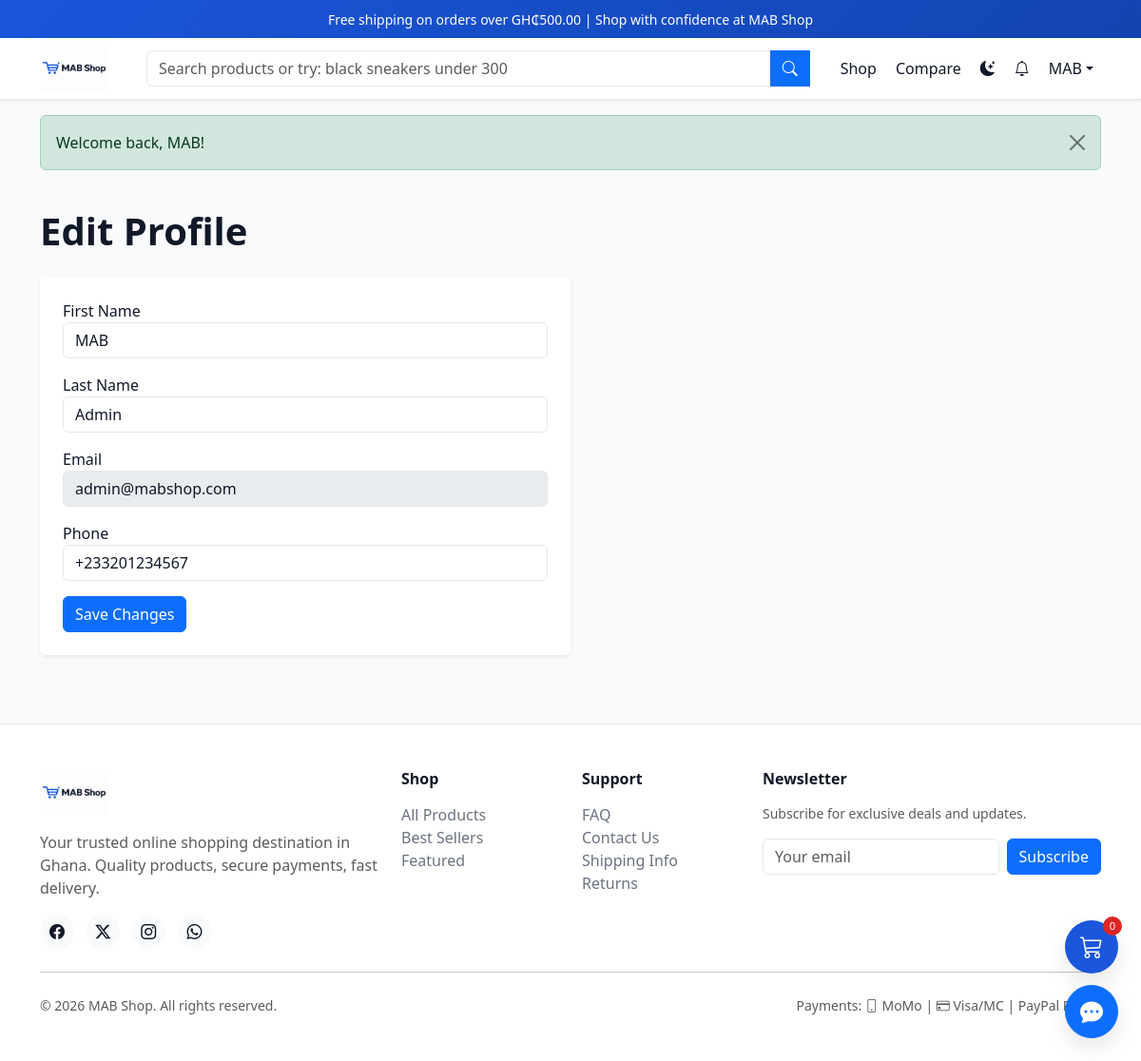
The app's page /profile.php (signed in) with its own data.
### tables this page shows
CREATE TABLE IF NOT EXISTS users (
    id INT UNSIGNED AUTO_INCREMENT PRIMARY KEY,
    email VARCHAR(255) NOT NULL UNIQUE,
    password_hash VARCHAR(255) NOT NULL,
    first_name VARCHAR(100) NOT NULL,
    last_name VARCHAR(100) NOT NULL,
    phone VARCHAR(20) DEFAULT NULL,
    avatar VARCHAR(255) DEFAULT NULL,
    role ENUM('customer', 'admin', 'moderator') DEFAULT 'customer',
    email_verified TINYINT(1) DEFAULT 0,
    email_verification_token VARCHAR(64) DEFAULT NULL,
    password_reset_token VARCHAR(64) DEFAULT NULL,
    password_reset_expires DATETIME DEFAULT NULL,
    remember_token VARCHAR(64) DEFAULT NULL,
    google_id VARCHAR(100) DEFAULT NULL,
    facebook_id VARCHAR(100) DEFAULT NULL,
    is_blocked TINYINT(1) DEFAULT 0,
    preferred_language VARCHAR(10) DEFAULT 'en',
    dark_mode TINYINT(1) DEFAULT 0,
    newsletter_subscribed TINYINT(1) DEFAULT 0,
    last_login DATETIME DEFAULT NULL,
    created_at TIMESTAMP DEFAULT CURRENT_TIMESTAMP,
    updated_at TIMESTAMP DEFAULT CURRENT_TIMESTAMP ON UPDATE CURRENT_TIMESTAMP,
    INDEX idx_users_role (role),
    INDEX idx_users_email_verified (email_verified)
);

### includes/auth.php (called while the page is built, shortened)
<?php
function isLoggedIn(): bool
{
    return !empty($_SESSION['user_id']);
}
function currentUser(): ?array
{
    static $user = null;
    if ($user === null) {
        $pdo = getDB();
        $stmt = $pdo->prepare('SELECT id, email, first_name, last_name, phone, avatar, role, dark_mode, preferred_language FROM users WHERE id = ? AND is_blocked = 0');
        $stmt->execute([$_SESSION['user_id']]);
        $user = $stmt->fetch() ?: null;
    }
    return $user;
}
function isAdmin(): bool
{
    $user = currentUser();
    return $user && in_array($user['role'], ['admin', 'moderator'], true);
}

### includes/functions.php (called while the page is built, shortened)
<?php
function url(string $path = ''): string
{
    return rtrim(APP_URL, '/') . '/' . ltrim($path, '/');
}
function formatPrice(float $amount): string
{
    return APP_CURRENCY_SYMBOL . number_format($amount, 2);
}
function getCartCount(): int
{
    $pdo = getDB();
    if (isLoggedIn()) {
        $stmt = $pdo->prepare('SELECT COALESCE(SUM(quantity), 0) FROM cart_items WHERE user_id = ? AND saved_for_later = 0');
        $stmt->execute([$_SESSION['user_id']]);
    } else {
        $stmt = $pdo->prepare('SELECT COALESCE(SUM(quantity), 0) FROM cart_items WHERE session_id = ? AND saved_for_later = 0');
        $stmt->execute([getGuestSessionId()]);
    }
    return (int)$stmt->fetchColumn();
}

### includes/security.php (called while the page is built, shortened)
<?php
function e(?string $value): string
{
    return htmlspecialchars($value ?? '', ENT_QUOTES, 'UTF-8');
}

### includes/session.php (called while the page is built, shortened)
<?php
function getFlash(): ?array
{
    $flash = $_SESSION['flash'] ?? null;
    return $flash;
}

### profile.php (the view, shortened to what this page needs)
<?php
$user = currentUser();
include ROOT_PATH . '/templates/header.php';
?>
<div class="container py-4">
    <h1 class="fw-bold mb-4">Edit Profile</h1>
    <div class="card border-0 shadow-sm p-4 col-lg-6">
        <form method="POST"><?= csrfField() ?>
            <div class="mb-3"><label>First Name</label><input type="text" name="first_name" class="form-control" value="<?= e($user['first_name']) ?>" required></div>
            <div class="mb-3"><label>Last Name</label><input type="text" name="last_name" class="form-control" value="<?= e($user['last_name']) ?>" required></div>
            <div class="mb-3"><label>Email</label><input type="email" class="form-control" value="<?= e($user['email']) ?>" disabled></div>
            <div class="mb-3"><label>Phone</label><input type="tel" name="phone" class="form-control" value="<?= e($user['phone'] ?? '') ?>"></div>
            <button type="submit" class="btn btn-primary">Save Changes</button>
        </form>
    </div>
</div>
<?php include ROOT_PATH . '/templates/footer.php'; ?>

### templates/header.php (shortened to what this page needs)
<?php
$user = currentUser();
$cartCount = getCartCount();
?>
<!DOCTYPE html>
<html lang="en" data-theme="<?= $user['dark_mode'] ?? ($_COOKIE['mab_theme'] ?? 'light') ?>">
<head>
    <link href="https://cdn.jsdelivr.net/npm/bootstrap@5.3.3/dist/css/bootstrap.min.css" rel="stylesheet">
    <link href="https://cdn.jsdelivr.net/npm/bootstrap-icons@1.11.3/font/bootstrap-icons.min.css" rel="stylesheet">
    <link href="<?= url('assets/css/style.css?v=' . APP_VERSION) ?>" rel="stylesheet">
</head>
<body>
    <div class="announcement-bar text-center py-2">
        <small>Free shipping on orders over <?= formatPrice(FREE_SHIPPING_THRESHOLD) ?> | Shop with confidence at <?= APP_NAME ?></small>
    </div>
    <nav class="navbar navbar-expand-lg navbar-main sticky-top">
        <div class="container">
            <a class="navbar-brand site-logo" href="<?= url('index.php') ?>">
                <img src="<?= url('assets/images/mab-shop-logo.png') ?>" alt="<?= APP_NAME ?>" class="site-logo-img" height="40">
            </a>
            <div class="collapse navbar-collapse" id="mainNav">
                <form class="d-flex mx-lg-4 flex-grow-1 my-2 my-lg-0" action="<?= url('products.php') ?>" method="GET" id="searchForm">
                    <div class="input-group search-wrapper w-100">
                        <input type="search" name="q" class="form-control" id="searchInput" placeholder="Search products or try: black sneakers under 300" autocomplete="off" value="<?= e($_GET['q'] ?? '') ?>">
                        <button class="btn btn-primary" type="submit"><i class="bi bi-search"></i></button>
                    </div>
                </form>
                <ul class="navbar-nav align-items-lg-center gap-1">
                    <li class="nav-item"><a class="nav-link" href="<?= url('products.php') ?>">Shop</a></li>
                    <li class="nav-item"><a class="nav-link" href="<?= url('compare.php') ?>">Compare</a></li>
                    <li class="nav-item">
                        <button class="btn btn-link nav-link theme-toggle" id="themeToggle" aria-label="Toggle dark mode">
                            <i class="bi bi-moon-stars-fill"></i>
                        </button>
                    </li>
                    <?php if ($user): ?>
                    <li class="nav-item dropdown">
                        <a class="nav-link position-relative" href="<?= url('notifications.php') ?>">
                            <i class="bi bi-bell"></i>
                        </a>
                    </li>
                    <li class="nav-item dropdown">
                        <a class="nav-link dropdown-toggle" href="#" data-bs-toggle="dropdown"><?= e($user['first_name']) ?></a>
                    </li>
                    <?php else: ?>
                    <li class="nav-item"><a class="nav-link" href="<?= url('login.php') ?>">Login</a></li>
                    <li class="nav-item"><a class="btn btn-outline-primary btn-sm ms-1" href="<?= url('register.php') ?>">Register</a></li>
                    <?php endif; ?>
                </ul>
            </div>
        </div>
    </nav>
    <a href="<?= url('cart.php') ?>" class="sticky-cart" id="stickyCart" aria-label="View cart">
        <i class="bi bi-cart3"></i>
        <span class="cart-count" id="cartCountBadge"><?= $cartCount ?></span>
    </a>
    <?php $flash = getFlash(); if ($flash): ?>
    <div class="container mt-3">
        <div class="alert alert-<?= e($flash['type']) ?> alert-dismissible fade show animate-fade-in">
            <?= e($flash['message']) ?>
            <button type="button" class="btn-close" data-bs-dismiss="alert"></button>
        </div>
    </div>
    <?php endif; ?>
    <main class="main-content">

### assets/css/style.css (style rules this page uses)
:root { --primary: #1a56db; --primary-dark: #1344b0; --accent: #f59e0b; --accent-soft: #fef3c7; --secondary: #6b7280; --success: #059669; --danger: #dc2626; --warning: #d97706; --bg-body: #f8fafc; --bg-card: #ffffff; --bg-nav: #ffffff; --text-primary: #111827; --text-muted: #6b7280; --border-color: #e5e7eb; --shadow: 0 1px 3px rgba(0,0,0,0.1); --shadow-lg: 0 10px 25px rgba(0,0,0,0.1); --shadow-xl: 0 20px 45px rgba(15,23,42,0.18); --radius: 8px; --transition: all 0.3s ease; }
body { font-family: 'Segoe UI', system-ui, -apple-system, sans-serif; background: var(--bg-body); color: var(--text-primary); transition: var(--transition); min-height: 100vh; }
.announcement-bar { background: linear-gradient(135deg, var(--primary), var(--primary-dark)); color: white; }
.navbar-main { background: var(--bg-nav); border-bottom: 1px solid var(--border-color); box-shadow: var(--shadow); backdrop-filter: blur(12px); }
.site-logo { display: flex; align-items: center; padding: 0; }
.site-logo-img { height: 48px; width: auto; object-fit: contain; }
.navbar-brand { font-size: 1.4rem; color: var(--text-primary) !important; }
.nav-link { color: var(--text-primary) !important; transition: var(--transition); }
.search-wrapper { position: relative; }
.sticky-cart { position: fixed; bottom: 92px; right: 24px; z-index: 1040; width: 56px; height: 56px; background: var(--primary); color: white; border-radius: 50%; display: flex; align-items: center; justify-content: center; font-size: 1.5rem; box-shadow: var(--shadow-lg); transition: var(--transition); text-decoration: none; }
.cart-count { position: absolute; top: -4px; right: -4px; background: var(--danger); color: white; font-size: 0.7rem; min-width: 20px; height: 20px; border-radius: 50%; display: flex; align-items: center; justify-content: center; }
.animate-fade-in { animation: fadeIn 0.5s ease; }
.form-control, .form-select { background: var(--bg-card); color: var(--text-primary); border-color: var(--border-color); }
.card { background: var(--bg-card); border-color: var(--border-color); color: var(--text-primary); }

### records on screen
users: first_name "MAB", last_name "Admin", email "admin@mabshop.com", phone "+233201234567"

### other values on screen
formatPrice(FREE_SHIPPING_THRESHOLD) "GH₵500.00"
APP_NAME "MAB Shop"
$cartCount "0"
$flash['message'] "Welcome back, MAB!"
